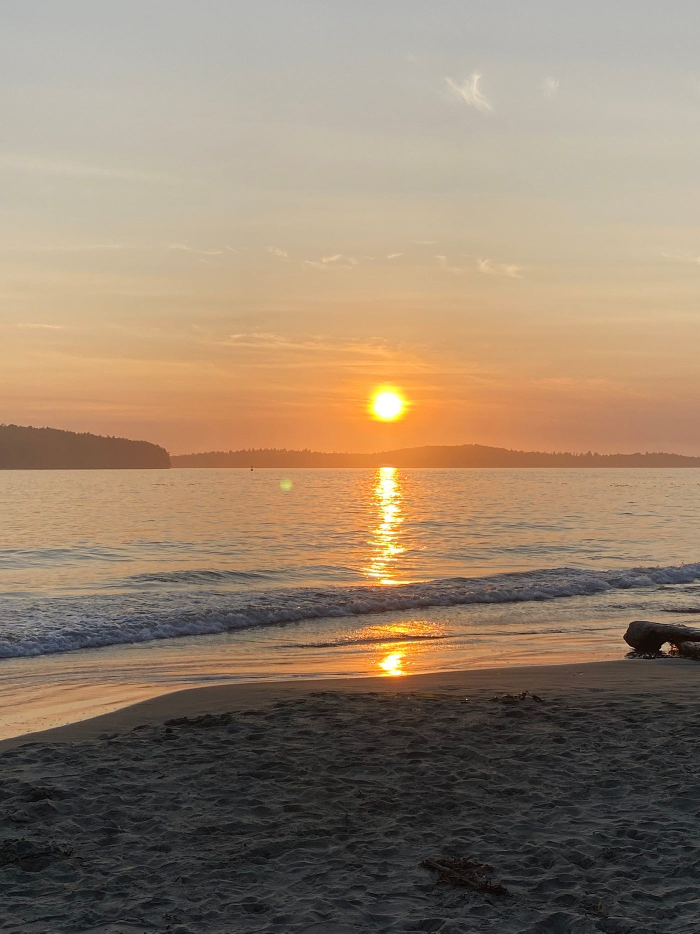
#> input picture Image Processing (OpenCV)/images/sunset1.jpg, 1400 x 1867 px, found by its file name (shown at 1/2 size)
$ python histogram_spec.py
#> lines starting #> are read from the running program, lines starting #| are printed output that depends on the picture
import numpy as np
import cv2

def histogram_specification(img, ref):
    # Get the histogram of the input image
    hist, bins = np.histogram(img.flatten(), 256, [0, 256])
    cdf = hist.cumsum()
    cdf_normalized = cdf * float(hist.max()) / cdf.max()

    # Get the histogram of the reference image
    hist_ref, bins_ref = np.histogram(ref.flatten(), 256, [0, 256])
    cdf_ref = hist_ref.cumsum()
    cdf_normalized_ref = cdf_ref * float(hist_ref.max()) / cdf_ref.max()

    # Create the mapping function
    mapping = np.zeros(256, dtype=np.uint8)
    for i in range(256):
        j = 255
        while j >= 0 and cdf_normalized_ref[j] > cdf_normalized[i]:
            j -= 1
        mapping[i] = j

    # Apply the mapping function to the input image
    img_spec = mapping[img]

    return img_spec

def main():
    img = cv2.imread('images/sunset1.jpg', cv2.IMREAD_GRAYSCALE)
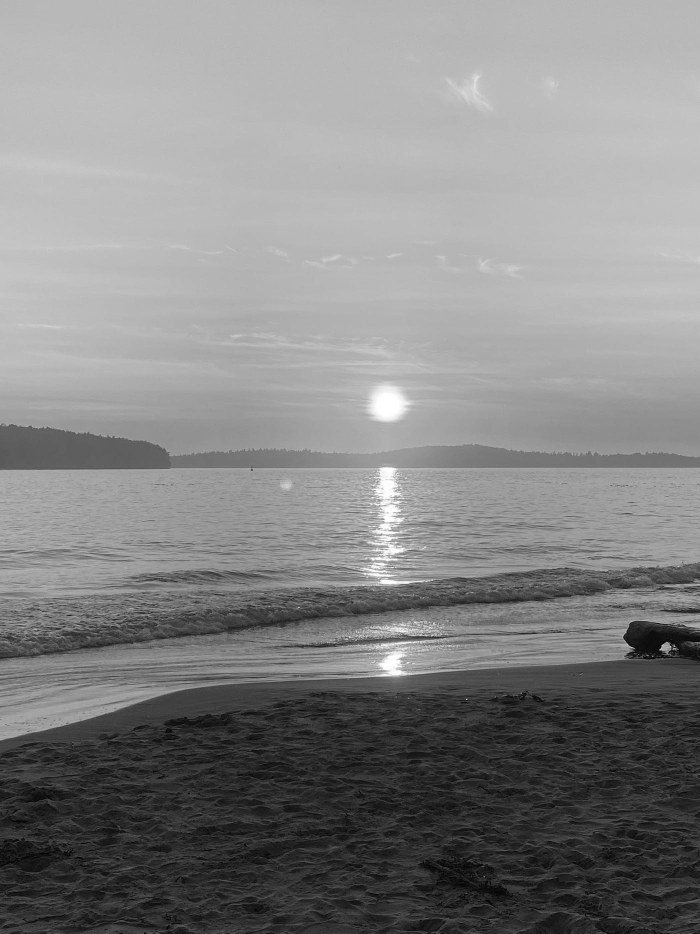
#> img: shape (1867, 1400) (shown at 1/2 size); min 0, max 255, mean 133
    img = cv2.resize(img, (1080, 720))
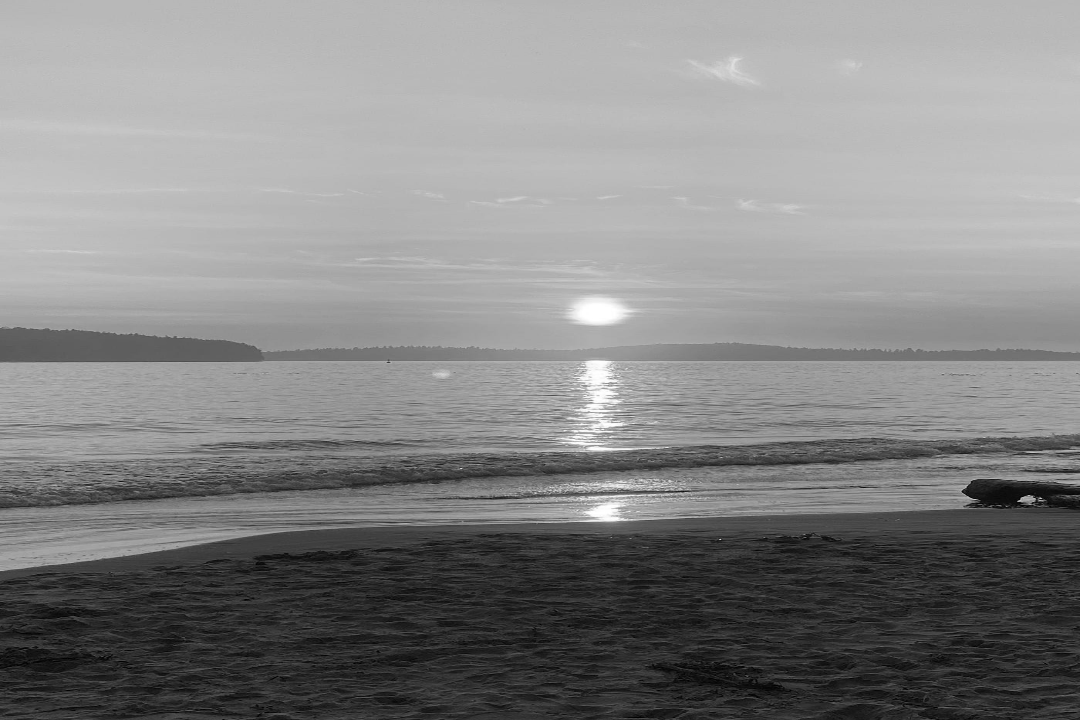
#> img: shape (720, 1080); min 0, max 255, mean 132.9
    ref = cv2.imread('images/sunset2.jpg', cv2.IMREAD_GRAYSCALE)
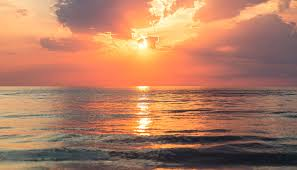
#> input picture Image Processing (OpenCV)/images/sunset2.jpg, 297 x 170 px, found by its file name
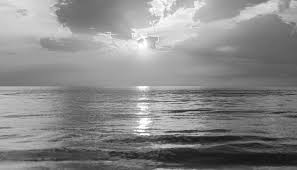
#> ref: shape (170, 297); min 14, max 255, mean 137
    ref = cv2.resize(ref, (1080, 720))
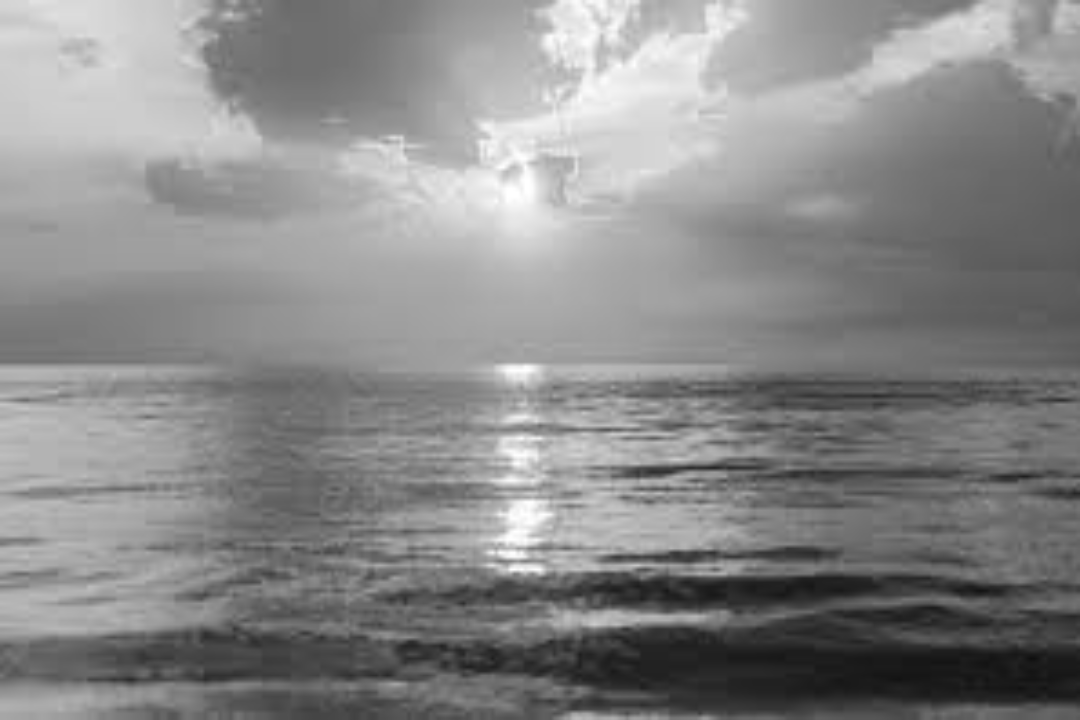
#> ref: shape (720, 1080); min 14, max 255, mean 136.9

    img_spec = histogram_specification(img, ref)
#> in histogram_specification, `hist, bins = np.histogram(img.flatten(), 256, [0, 256])`: hist = 256 values, max 44593 at index 184, min 11 at index 0, mean 3037.5; bins = 257 values from 0 to 256
#> in histogram_specification, `cdf = hist.cumsum()`: cdf = 256 values from 11 to 777600
#> in histogram_specification, `cdf_normalized = cdf * float(hist.max()) / cdf.max()`: cdf_normalized = 256 values from 0.631 to 44593
#> in histogram_specification, `hist_ref, bins_ref = np.histogram(ref.flatten(), 256, [0, 256])`: hist_ref = 256 values, max 9002 at index 111, min 0 at index 0, mean 3037.5; bins_ref = 257 values from 0 to 256
#> in histogram_specification, `cdf_ref = hist_ref.cumsum()`: cdf_ref = 256 values from 0 to 777600
#> in histogram_specification, `cdf_normalized_ref = cdf_ref * float(hist_ref.max()) / cdf_ref.max()`: cdf_normalized_ref = 256 values from 0 to 9002
#> in histogram_specification, `img_spec = mapping[img]`:
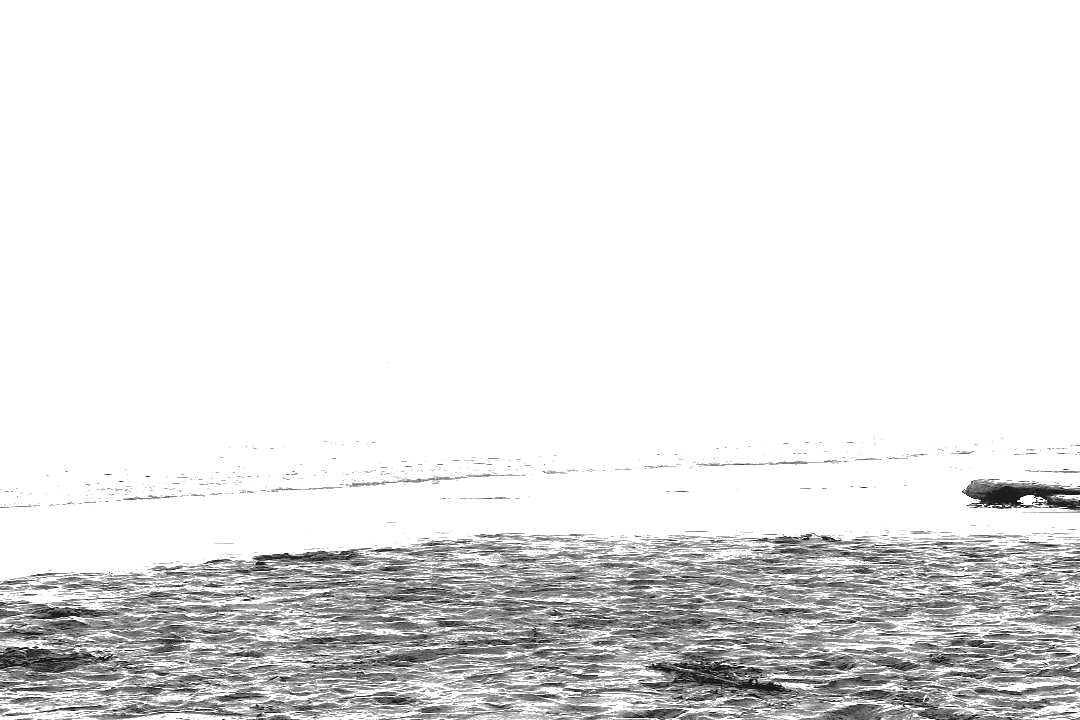
#> img_spec: shape (720, 1080); min 19, max 255, mean 231.5

    cv2.imshow('Original Image', img)
    cv2.imshow('Reference Image', ref)
    cv2.imshow('Specified Image', img_spec)

    cv2.waitKey(0)
    cv2.destroyAllWindows()

if __name__ == "__main__":
    main()
